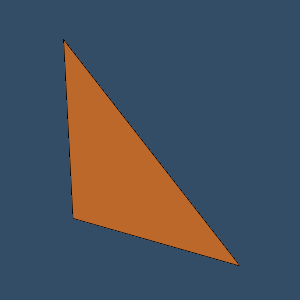

The script that drew this image:
#!/usr/bin/env python

# Read a glTF file and render geometry.

import os

import vtkmodules.vtkInteractionStyle  # noqa: F401
import vtkmodules.vtkRenderingFreeType  # noqa: F401
import vtkmodules.vtkRenderingOpenGL2  # noqa: F401

from vtkmodules.vtkIOGeometry import vtkGLTFReader
from vtkmodules.vtkRenderingCore import (
    vtkActor,
    vtkCompositePolyDataMapper,
    vtkRenderWindow,
    vtkRenderWindowInteractor,
    vtkRenderer,
)

# Source
data_dir = os.environ.get("VPE_DATA_DIR", os.path.dirname(os.path.abspath(__file__)))

# Read glTF file
gltf_reader = vtkGLTFReader()
gltf_reader.SetFileName(os.path.join(data_dir, "glTF", "Triangle", "Triangle.gltf"))
gltf_reader.Update()

# Mapper
composite_mapper = vtkCompositePolyDataMapper()
composite_mapper.SetInputConnection(gltf_reader.GetOutputPort())

# Actor
gltf_actor = vtkActor()
gltf_actor.SetMapper(composite_mapper)
gltf_actor.GetProperty().SetColor(0.9, 0.5, 0.2)
gltf_actor.GetProperty().EdgeVisibilityOn()
gltf_actor.GetProperty().SetEdgeColor(0, 0, 0)

# Renderer
renderer = vtkRenderer()
renderer.AddActor(gltf_actor)
renderer.SetBackground(0.2, 0.3, 0.4)

# Render window
render_window = vtkRenderWindow()
render_window.AddRenderer(renderer)
render_window.SetWindowName("gltf reader")
render_window.SetMultiSamples(0)
render_window.SetSize(300, 300)

# Interactor
interactor = vtkRenderWindowInteractor()
interactor.SetRenderWindow(render_window)

# Scene
renderer.ResetCamera()
camera = renderer.GetActiveCamera()
camera.Azimuth(30)
camera.Elevation(20)
renderer.ResetCameraClippingRange()

interactor.Initialize()
interactor.Start()
